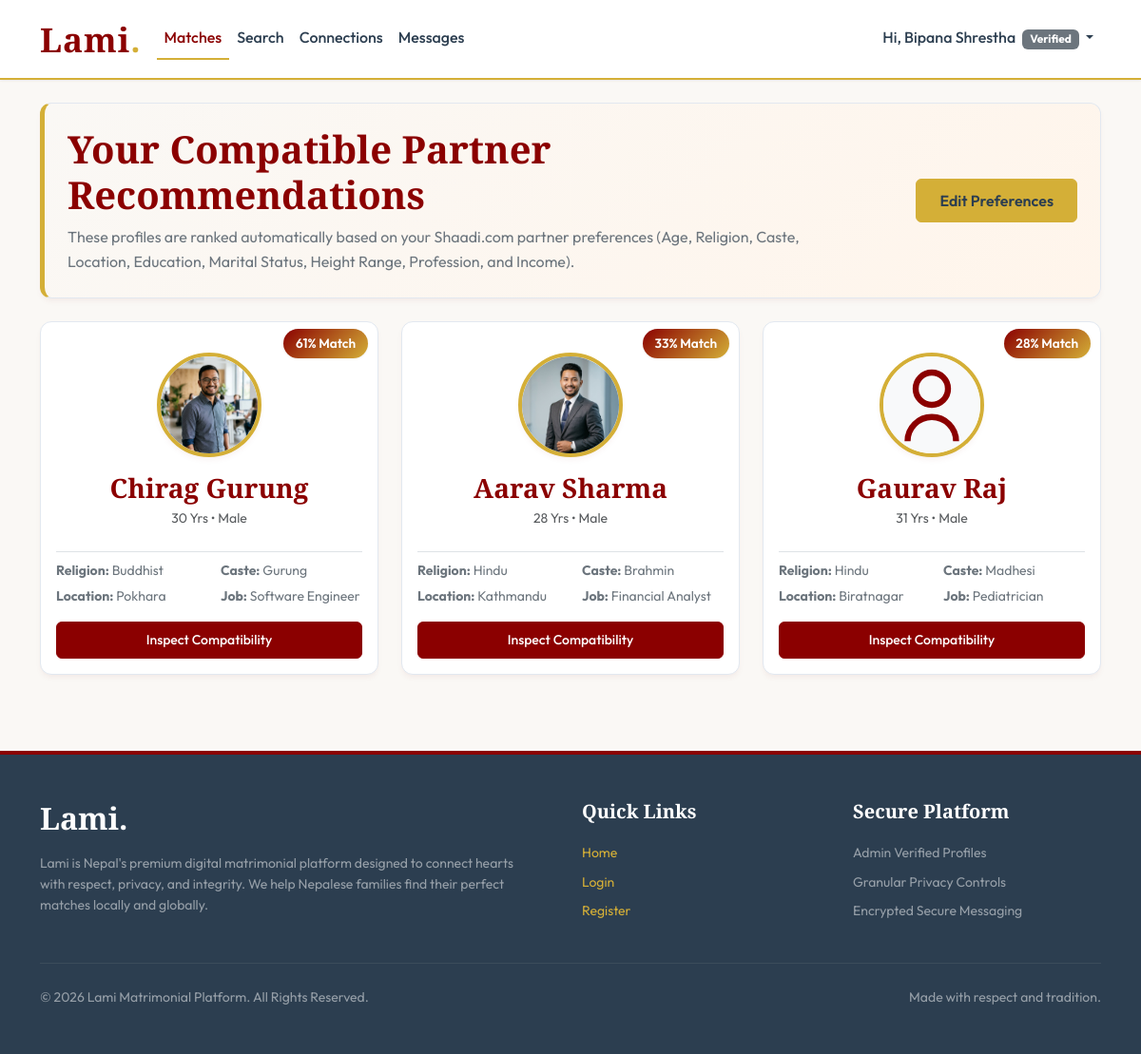
/matches.php (signed in), run on the app's committed database.
### tables this page shows
CREATE TABLE `users` (
  `id` INT AUTO_INCREMENT PRIMARY KEY,
  `full_name` VARCHAR(100) NOT NULL,
  `email` VARCHAR(100) UNIQUE NOT NULL,
  `phone` VARCHAR(20) NOT NULL,
  `password_hash` VARCHAR(255) NOT NULL,
  `role` ENUM('standard', 'moderator', 'admin') DEFAULT 'standard',
  `status` ENUM('pending', 'verified', 'suspended') DEFAULT 'pending',
  `created_at` TIMESTAMP DEFAULT CURRENT_TIMESTAMP,
  INDEX `idx_email` (`email`),
  INDEX `idx_status` (`status`)
);

CREATE TABLE `profiles` (
  `user_id` INT PRIMARY KEY,
  `gender` ENUM('male', 'female', 'other') NOT NULL,
  `dob` DATE NOT NULL,
  `religion` VARCHAR(50) DEFAULT NULL,
  `caste` VARCHAR(50) DEFAULT NULL,
  `education` VARCHAR(100) DEFAULT NULL,
  `profession` VARCHAR(100) DEFAULT NULL,
  `location` VARCHAR(100) DEFAULT NULL,
  `height` DECIMAL(5,2) DEFAULT NULL, 
  `bio` TEXT DEFAULT NULL,
  `income_range` VARCHAR(50) DEFAULT NULL,
  `marital_status` ENUM('never_married', 'divorced', 'widowed', 'awaited') DEFAULT 'never_married',
  `photo_path` VARCHAR(255) DEFAULT NULL,
  `identity_doc_path` VARCHAR(255) DEFAULT NULL,
  FOREIGN KEY (`user_id`) REFERENCES `users` (`id`) ON DELETE CASCADE,
  INDEX `idx_gender` (`gender`),
  INDEX `idx_religion` (`religion`),
  INDEX `idx_caste` (`caste`),
  INDEX `idx_location` (`location`)
);

### includes/functions.php (called while the page is built, shortened)
<?php
function e(mixed $value): string {
    return htmlspecialchars((string)($value ?? ''), ENT_QUOTES, 'UTF-8');
}
function calculate_age(string $dob): int {
    $dob_date = new DateTime($dob);
    $today = new DateTime();
    $diff = $today->diff($dob_date);
    return $diff->y;
}
function calculate_compatibility_score(array $prefs, array $target): int {
    $score = 0;
    $total_weight = 0;
    if (isset($prefs['min_age'], $prefs['max_age']) && isset($target['dob'])) {
        $age = calculate_age($target['dob']);
        $total_weight += 20;
        if ($age >= $prefs['min_age'] && $age <= $prefs['max_age']) {
            $score += 20;
        }
    }
    if (!empty($prefs['preferred_religion'])) {
        $total_weight += 15;
        if (isset($target['religion']) && strcasecmp($prefs['preferred_religion'], $target['religion']) === 0) {
            $score += 15;
        }
    }
    if (!empty($prefs['preferred_caste'])) {
        $total_weight += 15;
    }
    if (!empty($prefs['preferred_location'])) {
        $total_weight += 15;
    }
    if (!empty($prefs['preferred_education'])) {
        $total_weight += 10;
        if (isset($target['education']) && stripos($target['education'], $prefs['preferred_education']) !== false) {
            $score += 10;
        }
    }
    if ((!empty($prefs['min_height']) || !empty($prefs['max_height'])) && !empty($target['height'])) {
        $total_weight += 5;
        $target_h = (float)$target['height'];
        $min_h = !empty($prefs['min_height']) ? (float)$prefs['min_height'] : 0;
        $max_h = !empty($prefs['max_height']) ? (float)$prefs['max_height'] : 300;
        if ($target_h >= $min_h && $target_h <= $max_h) {
            $score += 5;
        }
    }
    if (!empty($prefs['preferred_profession'])) {
        $total_weight += 5;
        if (isset($target['profession']) && stripos($target['profession'], $prefs['preferred_profession']) !== false) {
            $score += 5;
        }
    }
    if (!empty($prefs['preferred_income'])) {
        $total_weight += 5;
        if (isset($target['income_range']) && stripos($target['income_range'], $prefs['preferred_income']) !== false) {
            $score += 5;
        }
    }
    return (int) round(($score / $total_weight) * 100);
}

### matches.php (the view, shortened to what this page needs)
<?php
require_once 'includes/functions.php';
$current_user = $_SESSION['user_id'];
$db = DB::getConnection();
try {
    $stmt = $db->prepare("SELECT gender FROM profiles WHERE user_id = :id");
    $stmt->execute(['id' => $current_user]);
    $my_profile = $stmt->fetch();
    $my_gender = $my_profile['gender'];
    $opposite_gender = ($my_gender === 'male') ? 'female' : 'male';
    $stmt = $db->prepare("SELECT * FROM matches_preferences WHERE user_id = :id");
    $stmt->execute(['id' => $current_user]);
    $my_prefs = $stmt->fetch();
    $stmt = $db->prepare("
        SELECT u.id, u.full_name,
               p.gender, p.dob, p.religion, p.caste, p.education, p.profession, p.location, p.height, p.photo_path, p.marital_status, p.income_range,
               ps.show_photo
        FROM users u
        JOIN profiles p ON u.id = p.user_id
        JOIN privacy_settings ps ON u.id = ps.user_id
        WHERE u.status = 'verified' AND u.id != :my_id AND p.gender = :opposite_gender
    ");
    $stmt->execute([
        'my_id' => $current_user,
        'opposite_gender' => $opposite_gender
    ]);
    $candidates = $stmt->fetchAll();
    $scored_matches = [];
    foreach ($candidates as $candidate) {
        $score = 50;
        if ($my_prefs) {
            $score = calculate_compatibility_score($my_prefs, $candidate);
        }
        $candidate['compatibility_score'] = $score;
        $scored_matches[] = $candidate;
    }
    usort($scored_matches, function($a, $b) {
        return $b['compatibility_score'] <=> $a['compatibility_score'];
    });
} catch (Exception $e) {
    die("Match engine error: " . htmlspecialchars($e->getMessage()));
}
require_once 'includes/header.php';
?>
<div class="row">
    <div class="col-12 mb-4">
        <div class="card card-lami p-4 text-center text-md-start" style="background: linear-gradient(135deg, #FAF8F5 0%, #FFF5EB 100%); border-left: 5px solid var(--accent-color);">
            <div class="row align-items-center">
                <div class="col-md-9">
                    <h2 class="brand-font fs-1 mb-2">Your Compatible Partner Recommendations</h2>
                    <p class="text-secondary mb-0">
                        These profiles are ranked automatically based on your Shaadi.com partner preferences (Age, Religion, Caste, Location, Education, Marital Status, Height Range, Profession, and Income).
                    </p>
                </div>
                <div class="col-md-3 text-md-end mt-3 mt-md-0">
                    <a href="profile-edit.php#partner" class="btn btn-accent-lami py-2.5">Edit Preferences</a>
                </div>
            </div>
        </div>
    </div>
    <div class="col-12">
        <?php if (empty($scored_matches)): ?>
            <div class="card card-lami p-5 text-center">
                <svg width="60" height="60" class="mx-auto text-muted mb-3" fill="none" stroke="currentColor" stroke-width="1.5" viewBox="0 0 24 24">
                  <path stroke-linecap="round" stroke-linejoin="round" d="M15.75 6a3.75 3.75 0 1 1-7.5 0 3.75 3.75 0 0 1 7.5 0ZM4.501 20.118a7.5 7.5 0 0 1 14.998 0A17.933 17.933 0 0 1 12 21.75c-2.676 0-5.216-.584-7.499-1.632Z" />
                </svg>
                <h4>No Recommendations Found</h4>
                <p class="text-muted small">We couldn't find any verified <?php echo $opposite_gender; ?> profiles at the moment. Check back soon!</p>
            </div>
        <?php else: ?>
            <div class="row row-cols-1 row-cols-md-3 g-4">
                <?php foreach ($scored_matches as $match): ?>
                    <?php
                    $is_connected = is_connected($current_user, $match['id']);
                    $show_img = ($match['show_photo'] || $is_connected);
                    ?>
                    <div class="col">
                        <div class="card card-lami h-100 d-flex flex-column justify-content-between p-3 position-relative">
                            <div class="position-absolute" style="top: 10px; right: 10px; z-index: 10;">
                                <span class="compatibility-badge"><?php echo $match['compatibility_score']; ?>% Match</span>
                            </div>
                            <div class="text-center mb-3 mt-3">
                                <div class="profile-pic-container mb-3" style="width: 110px; height: 110px;">
                                    <?php if ($show_img && !empty($match['photo_path']) && file_exists($match['photo_path'])): ?>
                                        <img src="<?php echo e($match['photo_path']); ?>" alt="Match Photo">
                                    <?php else: ?>
                                        <div class="w-100 h-100 d-flex align-items-center justify-content-center bg-light">
                                            <?php if ($match['gender'] === 'female'): ?>
                                                <svg width="60" height="60" viewBox="0 0 24 24" fill="none" stroke="var(--primary-color)" stroke-width="1.5">
                                                    <circle cx="12" cy="8" r="4"/>
                                                    <path d="M18 21a6 6 0 0 0-12 0"/>
                                                    <path d="M12 12v6m-2-2h4" stroke-linecap="round"/>
                                                </svg>
                                            <?php else: ?>
                                                <svg width="60" height="60" viewBox="0 0 24 24" fill="none" stroke="var(--primary-color)" stroke-width="1.5">
                                                    <circle cx="12" cy="8" r="4"/>
                                                    <path d="M18 21a6 6 0 0 0-12 0"/>
                                                </svg>
                                            <?php endif; ?>
                                        </div>
                                    <?php endif; ?>
                                </div>
                                <h4 class="mb-1 fs-3"><?php echo e($match['full_name']); ?></h4>
                                <p class="text-muted small mb-2">
                                    <?php echo e(calculate_age($match['dob'])); ?> Yrs &bull; <?php echo e(ucfirst($match['gender'])); ?>
                                </p>
                            </div>
                            <div class="border-top pt-2 text-secondary small">
                                <div class="row">
                                    <div class="col-6 mb-1">
                                        <strong>Religion:</strong> <?php echo e($match['religion'] ?: 'Undisclosed'); ?>
                                    </div>
                                    <div class="col-6 mb-1">
                                        <strong>Caste:</strong> <?php echo e($match['caste'] ?: 'Undisclosed'); ?>
                                    </div>
                                    <div class="col-6">
                                        <strong>Location:</strong> <?php echo e($match['location'] ?: 'Undisclosed'); ?>
                                    </div>
                                    <div class="col-6 text-truncate">
                                        <strong>Job:</strong> <?php echo e($match['profession'] ?: 'Undisclosed'); ?>
                                    </div>
                                </div>
                            </div>
                            <div class="d-grid mt-3">
                                <a href="profile.php?id=<?php echo $match['id']; ?>" class="btn btn-primary-lami btn-sm py-2">Inspect Compatibility</a>
                            </div>
                        </div>
                    </div>
                <?php endforeach; ?>
            </div>
        <?php endif; ?>
    </div>
</div>
<?php require_once 'includes/footer.php'; ?>

### assets/css/style.css (style rules this page uses)
:root { --primary-color: #8B0000; --primary-hover: #700000; --accent-color: #D4AF37; --accent-hover: #B89222; --bg-color: #FAF8F5; --text-color: #2C3E50; --text-muted: #64748B; --card-bg: #FFFFFF; --border-color: #E2E8F0; --shadow-sm: 0 1px 3px rgba(0,0,0,0.05), 0 1px 2px rgba(0,0,0,0.02); --shadow-md: 0 4px 6px -1px rgba(139,0,0,0.05), 0 2px 4px -1px rgba(0,0,0,0.01); --shadow-lg: 0 10px 15px -3px rgba(139,0,0,0.08), 0 4px 6px -2px rgba(0,0,0,0.02); }
body { font-family: 'Outfit', sans-serif; background-color: var(--bg-color); color: var(--text-color); line-height: 1.6; overflow-x: hidden; }
h1, h2, h3, h4, h5, h6, .brand-font { font-family: 'Cormorant Garamond', serif; font-weight: 700; color: var(--primary-color); }
.btn-primary-lami { background-color: var(--primary-color); border-color: var(--primary-color); color: #FFFFFF; font-weight: 500; border-radius: 6px; padding: 0.6rem 1.5rem; transition: all 0.3s ease; }
.btn-accent-lami { background-color: var(--accent-color); border-color: var(--accent-color); color: #2C3E50; font-weight: 600; border-radius: 6px; padding: 0.6rem 1.5rem; transition: all 0.3s ease; }
.card-lami { background: var(--card-bg); border: 1px solid var(--border-color); border-radius: 12px; box-shadow: var(--shadow-md); transition: transform 0.3s ease, box-shadow 0.3s ease; }
.profile-pic-container { width: 150px; height: 150px; border-radius: 50%; overflow: hidden; border: 4px solid var(--accent-color); margin: 0 auto; position: relative; box-shadow: var(--shadow-md); background-color: #FFF; }
.profile-pic-container img, .profile-pic-container svg { width: 100%; height: 100%; object-fit: cover; }
.compatibility-badge { background: linear-gradient(135deg, var(--primary-color) 0%, var(--accent-color) 100%); color: #FFFFFF; font-weight: 600; padding: 0.4rem 0.8rem; border-radius: 20px; font-size: 0.85rem; box-shadow: var(--shadow-sm); }
:root { --hero-bg-image: url('https://i.pinimg.com/736x/fb/91/6a/fb916ab78494ad3a09d643e94b707022.jpg'); }

### data on the page
users: compatibility_score "61", profiles.photo_path (picture), full_name "Chirag Gurung", profiles.dob "30", profiles.gender "Male", profiles.religion "Buddhist", profiles.caste "Gurung", profiles.location "Pokhara", profiles.profession "Software Engineer"
users: compatibility_score "33", profiles.photo_path (picture), full_name "Aarav Sharma", profiles.dob "28", profiles.gender "Male", profiles.religion "Hindu", profiles.caste "Brahmin", profiles.location "Kathmandu", profiles.profession "Financial Analyst"
users: compatibility_score "28", full_name "Gaurav Raj", profiles.dob "31", profiles.gender "Male", profiles.religion "Hindu", profiles.caste "Madhesi", profiles.location "Biratnagar", profiles.profession "Pediatrician"

### other printed values
$_SESSION['user_name'] "Bipana Shrestha"
$_SESSION['user_status'] "Verified"
